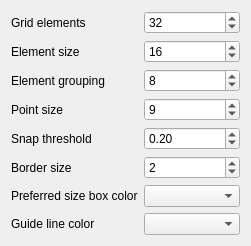
<?xml version="1.0" encoding="UTF-8"?>
<ui version="4.0">
 <class>EditorConfigPage</class>
 <widget class="QWidget" name="EditorConfigPage">
  <property name="geometry">
   <rect>
    <x>0</x>
    <y>0</y>
    <width>251</width>
    <height>214</height>
   </rect>
  </property>
  <property name="windowTitle">
   <string>Editor Configuration Page</string>
  </property>
  <layout class="QFormLayout" name="formLayout">
   <item row="0" column="0">
    <widget class="QLabel" name="label">
     <property name="text">
      <string>Grid elements</string>
     </property>
    </widget>
   </item>
   <item row="0" column="1">
    <widget class="KIntSpinBox" name="kcfg_Editor_GridElements">
     <property name="minimum">
      <number>8</number>
     </property>
     <property name="maximum">
      <number>100</number>
     </property>
     <property name="value">
      <number>32</number>
     </property>
    </widget>
   </item>
   <item row="1" column="0">
    <widget class="QLabel" name="label_2">
     <property name="text">
      <string>Element size</string>
     </property>
    </widget>
   </item>
   <item row="1" column="1">
    <widget class="KIntSpinBox" name="kcfg_Editor_ElementSize">
     <property name="minimum">
      <number>4</number>
     </property>
     <property name="maximum">
      <number>100</number>
     </property>
     <property name="value">
      <number>16</number>
     </property>
    </widget>
   </item>
   <item row="2" column="0">
    <widget class="QLabel" name="label_3">
     <property name="text">
      <string>Element grouping</string>
     </property>
    </widget>
   </item>
   <item row="2" column="1">
    <widget class="KIntSpinBox" name="kcfg_Editor_ElementGrouping">
     <property name="minimum">
      <number>2</number>
     </property>
     <property name="maximum">
      <number>100</number>
     </property>
     <property name="value">
      <number>8</number>
     </property>
    </widget>
   </item>
   <item row="3" column="0">
    <widget class="QLabel" name="label_4">
     <property name="text">
      <string>Point size</string>
     </property>
    </widget>
   </item>
   <item row="3" column="1">
    <widget class="KIntSpinBox" name="kcfg_Editor_PointSize">
     <property name="minimum">
      <number>1</number>
     </property>
     <property name="maximum">
      <number>20</number>
     </property>
     <property name="value">
      <number>9</number>
     </property>
    </widget>
   </item>
   <item row="4" column="0">
    <widget class="QLabel" name="label_5">
     <property name="text">
      <string>Snap threshold</string>
     </property>
    </widget>
   </item>
   <item row="4" column="1">
    <widget class="QDoubleSpinBox" name="kcfg_Editor_SnapThreshold">
     <property name="minimum">
      <double>0.050000000000000</double>
     </property>
     <property name="maximum">
      <double>5.000000000000000</double>
     </property>
     <property name="singleStep">
      <double>0.050000000000000</double>
     </property>
     <property name="value">
      <double>0.200000000000000</double>
     </property>
    </widget>
   </item>
   <item row="5" column="0">
    <widget class="QLabel" name="label_6">
     <property name="text">
      <string>Border size</string>
     </property>
    </widget>
   </item>
   <item row="5" column="1">
    <widget class="KIntSpinBox" name="kcfg_Editor_BorderSize">
     <property name="maximum">
      <number>50</number>
     </property>
     <property name="value">
      <number>2</number>
     </property>
    </widget>
   </item>
   <item row="6" column="0">
    <widget class="QLabel" name="label_7">
     <property name="text">
      <string>Preferred size box color</string>
     </property>
    </widget>
   </item>
   <item row="6" column="1">
    <widget class="KColorCombo" name="kcfg_Editor_PreferredSizeColor">
     <property name="color">
      <color>
       <red>0</red>
       <green>255</green>
       <blue>0</blue>
      </color>
     </property>
    </widget>
   </item>
   <item row="7" column="0">
    <widget class="QLabel" name="label_8">
     <property name="text">
      <string>Guide line color</string>
     </property>
    </widget>
   </item>
   <item row="7" column="1">
    <widget class="KColorCombo" name="kcfg_Editor_GuideLineColor">
     <property name="color">
      <color>
       <red>255</red>
       <green>0</green>
       <blue>0</blue>
      </color>
     </property>
    </widget>
   </item>
  </layout>
 </widget>
 <customwidgets>
  <customwidget>
   <class>KColorCombo</class>
   <extends>QComboBox</extends>
   <header>kcolorcombo.h</header>
  </customwidget>
  <customwidget>
   <class>KIntSpinBox</class>
   <extends>QSpinBox</extends>
   <header>knuminput.h</header>
  </customwidget>
 </customwidgets>
 <resources/>
 <connections/>
</ui>
